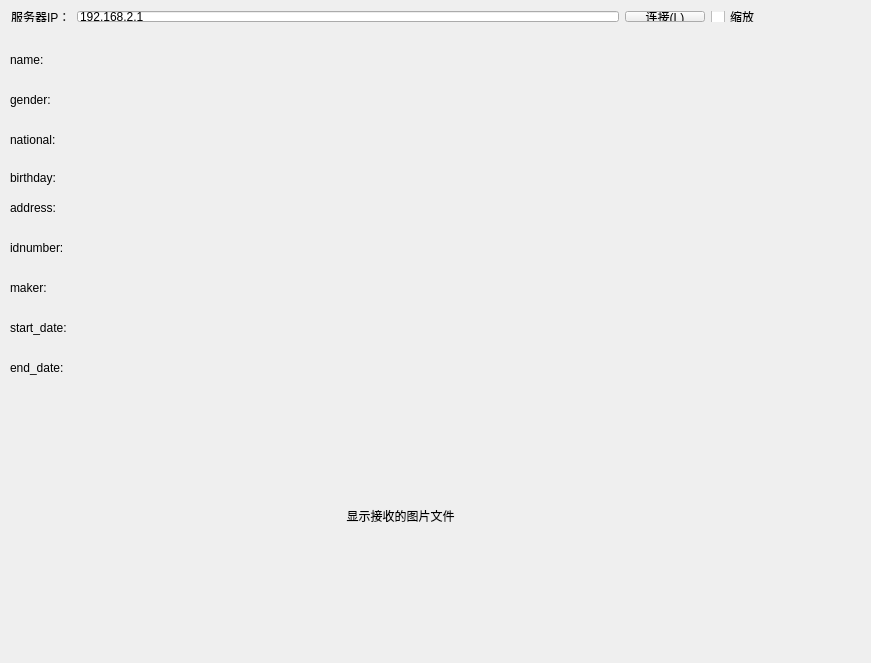
<?xml version="1.0" encoding="UTF-8"?>
<ui version="4.0">
 <class>Widget</class>
 <widget class="QWidget" name="Widget">
  <property name="geometry">
   <rect>
    <x>0</x>
    <y>0</y>
    <width>871</width>
    <height>663</height>
   </rect>
  </property>
  <property name="windowTitle">
   <string>Widget</string>
  </property>
  <widget class="QLabel" name="lb_name">
   <property name="geometry">
    <rect>
     <x>10</x>
     <y>50</y>
     <width>60</width>
     <height>20</height>
    </rect>
   </property>
   <property name="text">
    <string>name:</string>
   </property>
  </widget>
  <widget class="QLabel" name="showLB">
   <property name="geometry">
    <rect>
     <x>10</x>
     <y>400</y>
     <width>781</width>
     <height>231</height>
    </rect>
   </property>
   <property name="text">
    <string>显示接收的图片文件</string>
   </property>
   <property name="alignment">
    <set>Qt::AlignCenter</set>
   </property>
  </widget>
  <widget class="QLabel" name="lb_name_show">
   <property name="geometry">
    <rect>
     <x>90</x>
     <y>50</y>
     <width>600</width>
     <height>20</height>
    </rect>
   </property>
   <property name="text">
    <string/>
   </property>
  </widget>
  <widget class="QLabel" name="lb_gender">
   <property name="geometry">
    <rect>
     <x>10</x>
     <y>90</y>
     <width>60</width>
     <height>20</height>
    </rect>
   </property>
   <property name="text">
    <string>gender:</string>
   </property>
  </widget>
  <widget class="QLabel" name="lb_gender_show">
   <property name="geometry">
    <rect>
     <x>90</x>
     <y>90</y>
     <width>600</width>
     <height>20</height>
    </rect>
   </property>
   <property name="text">
    <string/>
   </property>
  </widget>
  <widget class="QLabel" name="lb_national">
   <property name="geometry">
    <rect>
     <x>10</x>
     <y>130</y>
     <width>60</width>
     <height>20</height>
    </rect>
   </property>
   <property name="text">
    <string>national:</string>
   </property>
  </widget>
  <widget class="QLabel" name="lb_national_show">
   <property name="geometry">
    <rect>
     <x>90</x>
     <y>130</y>
     <width>600</width>
     <height>20</height>
    </rect>
   </property>
   <property name="text">
    <string/>
   </property>
  </widget>
  <widget class="QLabel" name="lb_birthday">
   <property name="geometry">
    <rect>
     <x>10</x>
     <y>170</y>
     <width>72</width>
     <height>16</height>
    </rect>
   </property>
   <property name="text">
    <string>birthday:</string>
   </property>
  </widget>
  <widget class="QLabel" name="lb_birthday_show">
   <property name="geometry">
    <rect>
     <x>90</x>
     <y>170</y>
     <width>600</width>
     <height>20</height>
    </rect>
   </property>
   <property name="text">
    <string/>
   </property>
  </widget>
  <widget class="QLabel" name="lb_address">
   <property name="geometry">
    <rect>
     <x>10</x>
     <y>200</y>
     <width>64</width>
     <height>16</height>
    </rect>
   </property>
   <property name="text">
    <string>address:</string>
   </property>
  </widget>
  <widget class="QLabel" name="lb_address_show">
   <property name="geometry">
    <rect>
     <x>90</x>
     <y>200</y>
     <width>600</width>
     <height>20</height>
    </rect>
   </property>
   <property name="text">
    <string/>
   </property>
  </widget>
  <widget class="QLabel" name="lb_idnumber">
   <property name="geometry">
    <rect>
     <x>10</x>
     <y>240</y>
     <width>72</width>
     <height>16</height>
    </rect>
   </property>
   <property name="text">
    <string>idnumber:</string>
   </property>
  </widget>
  <widget class="QLabel" name="lb_maker">
   <property name="geometry">
    <rect>
     <x>10</x>
     <y>280</y>
     <width>48</width>
     <height>16</height>
    </rect>
   </property>
   <property name="text">
    <string>maker:</string>
   </property>
  </widget>
  <widget class="QLabel" name="lb_start_date">
   <property name="geometry">
    <rect>
     <x>10</x>
     <y>320</y>
     <width>88</width>
     <height>16</height>
    </rect>
   </property>
   <property name="text">
    <string>start_date:</string>
   </property>
  </widget>
  <widget class="QLabel" name="lb_end_date">
   <property name="geometry">
    <rect>
     <x>10</x>
     <y>360</y>
     <width>72</width>
     <height>16</height>
    </rect>
   </property>
   <property name="text">
    <string>end_date:</string>
   </property>
  </widget>
  <widget class="QLabel" name="lb_idnumber_show">
   <property name="geometry">
    <rect>
     <x>100</x>
     <y>240</y>
     <width>600</width>
     <height>20</height>
    </rect>
   </property>
   <property name="text">
    <string/>
   </property>
  </widget>
  <widget class="QLabel" name="lb_maker_show">
   <property name="geometry">
    <rect>
     <x>100</x>
     <y>270</y>
     <width>600</width>
     <height>20</height>
    </rect>
   </property>
   <property name="text">
    <string/>
   </property>
  </widget>
  <widget class="QLabel" name="lb_startdate_show">
   <property name="geometry">
    <rect>
     <x>117</x>
     <y>320</y>
     <width>600</width>
     <height>20</height>
    </rect>
   </property>
   <property name="text">
    <string/>
   </property>
  </widget>
  <widget class="QLabel" name="lb_enddate_show">
   <property name="geometry">
    <rect>
     <x>90</x>
     <y>360</y>
     <width>600</width>
     <height>20</height>
    </rect>
   </property>
   <property name="text">
    <string/>
   </property>
  </widget>
  <widget class="QWidget" name="layoutWidget">
   <property name="geometry">
    <rect>
     <x>0</x>
     <y>0</y>
     <width>771</width>
     <height>33</height>
    </rect>
   </property>
   <layout class="QHBoxLayout" name="horizontalLayout">
    <item>
     <widget class="QLabel" name="label_2">
      <property name="text">
       <string>服务器IP：</string>
      </property>
     </widget>
    </item>
    <item>
     <widget class="QLineEdit" name="lineEdit">
      <property name="text">
       <string>192.168.2.1</string>
      </property>
     </widget>
    </item>
    <item>
     <widget class="QPushButton" name="pushButton">
      <property name="text">
       <string>连接(&amp;L)</string>
      </property>
     </widget>
    </item>
    <item>
     <widget class="QCheckBox" name="checkBox">
      <property name="text">
       <string>缩放</string>
      </property>
     </widget>
    </item>
   </layout>
  </widget>
 </widget>
 <layoutdefault spacing="6" margin="11"/>
 <resources/>
 <connections/>
</ui>
